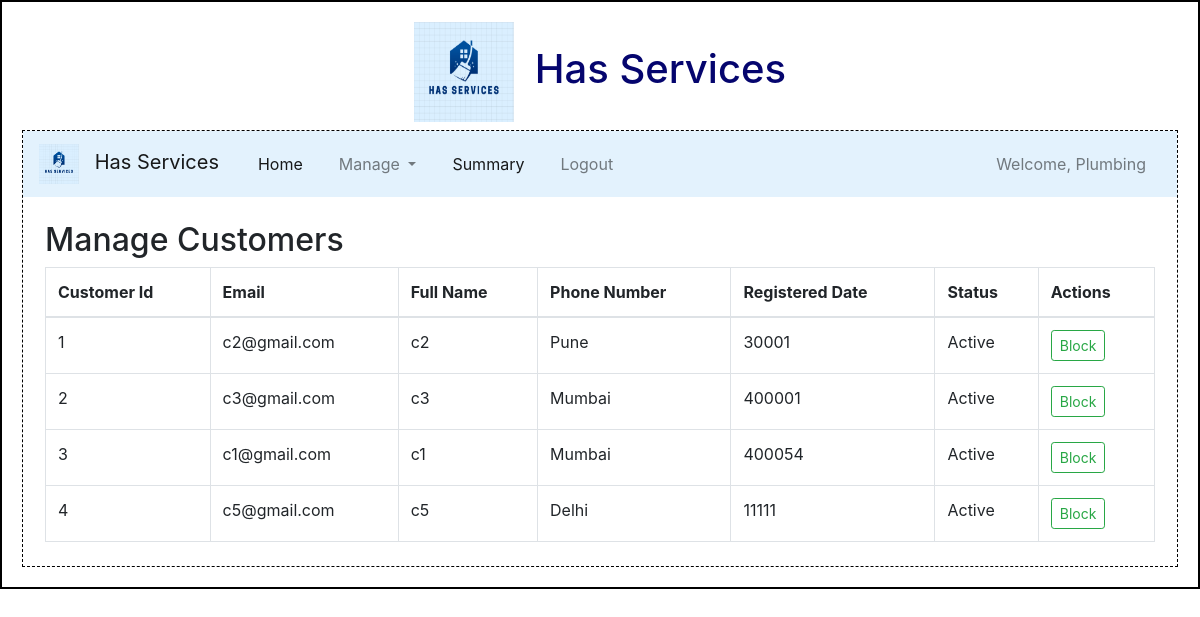
Page /admin/all_customers/Plumbing on the committed database.
### backend/models.py (models this page shows)
class Customer(db.Model):
    __tablename__ = 'customers'
    id = db.Column(db.Integer, primary_key=True)
    user_id = db.Column(db.Integer, db.ForeignKey('users.id'), nullable=False)
    email = db.Column(db.String, nullable=False)
    password = db.Column(db.String, nullable=False)
    full_name = db.Column(db.String, nullable=False)
    address = db.Column(db.String, nullable=False)
    pincode = db.Column(db.Integer, nullable=False)
    profile_status = db.Column(db.Boolean, nullable = False, default = 0) #0-Active , 1-Blocked
    user = db.relationship('User',backref='customer',cascade='all,delete',lazy=True)
    c_servicerequests = db.relationship('ServiceRequest', back_populates='customer', cascade='all,delete',lazy=True)

### backend/controllers.py (the view)
@app.route('/admin/all_customers/<name>',methods=["POST","GET"])
def admin_all_customers(name):
    customers = Customer.query.all()
    return render_template("admin_viewcustomers.html",name=name,customers=customers)

### Templates/admin_viewcustomers.html
{% extends "admin_layout.html" %}
{% block content %}
<div class="container my-4">
    <h2>Manage Customers</h2>
    <table class="table table-bordered">
        <thead>
        <tr>
            <th>Customer Id</th>
            <th>Email</th>
            <th>Full Name</th>
            <th>Phone Number</th>
            <th>Registered Date</th>
            <th>Status</th>
            <th>Actions</th>
        </tr>
        </thead>
        <tbody>
        {% if customers %}
        {% for customer in customers %}
        <tr>
            <td>{{ customer.id }}</td>
            <td>{{ customer.email }}</td>
            <td>{{ customer.full_name }}</td>
            <td>{{ customer.address }}</td>
            <td>{{ customer.pincode }}</td>
            <td>{{ 'Blocked' if customer.profile_status == 1 else 'Active' }}</td>
            <td>
                {% if customer.profile_status == 0 %}
                    <a href="/admin/block/{{ customer.id }}/{{name}}" class="btn btn-sm btn-outline-success">Block</a>
                {% else %}
                    <a href="/admin/unblock/{{ customer.id }}/{{name}}" class="btn btn-sm btn-outline-danger">Unblock</a>
                {% endif %}
            </td>
        </tr>
        {% endfor %}
        {% else %}
        <tr>
            <td colspan="7">No customers available.</td>
        </tr>
        {% endif %}
        </tbody>
    </table>
</div>
{% endblock %}

### static/styles/main.css (style rules this page uses)
* { margin: 0; padding: 0; box-sizing: border-box; }

### rows in the picture
Customer: id "1", email "c2@gmail.com", full_name "c2", address "Pune", pincode "30001", profile_status "Active"
Customer: id "2", email "c3@gmail.com", full_name "c3", address "Mumbai", pincode "400001", profile_status "Active"
Customer: id "3", email "c1@gmail.com", full_name "c1", address "Mumbai", pincode "400054", profile_status "Active"
Customer: id "4", email "c5@gmail.com", full_name "c5", address "Delhi", pincode "11111", profile_status "Active"

### other values in the picture
{{ name }} "Plumbing"
